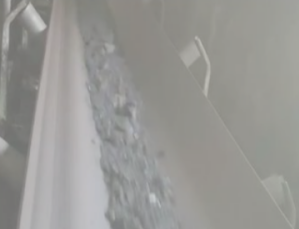
#> input picture scripts/img.png, 299 x 229 px
$ python test.py
#> lines starting #> are read from the running program, lines starting #| are printed output that depends on the picture
#> in deHaze, `Y = np.zeros(m.shape)`: Y: shape (229, 299, 3) float64; every value is 0
import cv2
import numpy as np


def zmMinFilterGray(src, r=7):
    '''最小值滤波，r是滤波器半径'''
#> called with r = 7
    return cv2.erode(src, np.ones((2 * r + 1, 2 * r + 1)))


def guidedfilter(I, p, r, eps):
#> called with r = 81, eps = 0.001
    height, width = I.shape
#> height = 229; width = 299
    m_I = cv2.boxFilter(I, -1, (r, r))
    m_p = cv2.boxFilter(p, -1, (r, r))
    m_Ip = cv2.boxFilter(I * p, -1, (r, r))
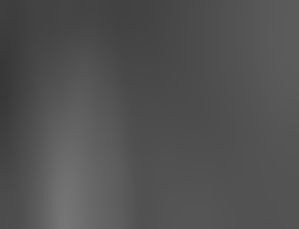
#> m_Ip: shape (229, 299) float64; min 0.219, max 0.46, mean 0.321
    cov_Ip = m_Ip - m_I * m_p

    m_II = cv2.boxFilter(I * I, -1, (r, r))
    var_I = m_II - m_I * m_I
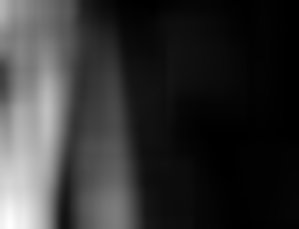
#> var_I: shape (229, 299) float64; min 0.000108, max 0.0143, mean 0.00295; drawn with min black and max white

    a = cov_Ip / (var_I + eps)
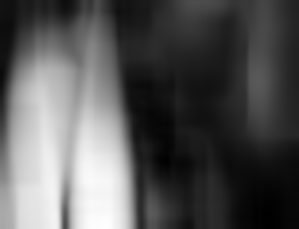
#> a: shape (229, 299) float64; min -0.0179, max 0.787, mean 0.255; drawn with min black and max white
    b = m_p - a * m_I

    m_a = cv2.boxFilter(a, -1, (r, r))
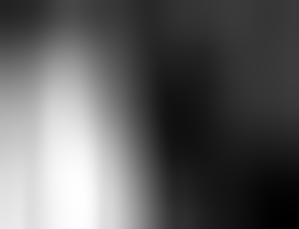
#> m_a: shape (229, 299) float64; min -0.00211, max 0.691, mean 0.255; drawn with min black and max white
    m_b = cv2.boxFilter(b, -1, (r, r))
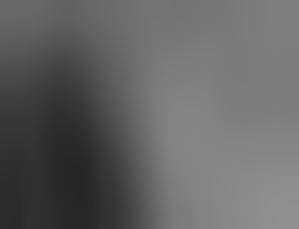
#> m_b: shape (229, 299) float64; min 0.151, max 0.563, mean 0.392
    return m_a * I + m_b
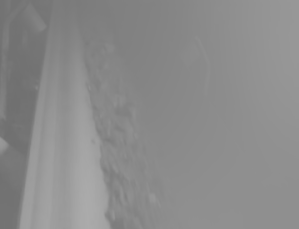
#> returned value: shape (229, 299) float64; min 0.44, max 0.674, mean 0.547


def Defog(m, r, eps, w, maxV1):                 # 输入rgb图像，值范围[0,1]
    '''计算大气遮罩图像V1和光照值A, V1 = 1-t/A'''
    V1 = np.min(m, 2)                           # 得到暗通道图像
    Dark_Channel = zmMinFilterGray(V1, 7)
    cv2.imshow('20190708_Dark',Dark_Channel)    # 查看暗通道
    cv2.waitKey(0)
    cv2.destroyAllWindows()

    V1 = guidedfilter(V1, Dark_Channel, r, eps)  # 使用引导滤波优化
    bins = 2000
    ht = np.histogram(V1, bins)                  # 计算大气光照A
    d = np.cumsum(ht[0]) / float(V1.size)
#> d = 2000 values from 2.92e-05 to 1
    for lmax in range(bins - 1, 0, -1):
        if d[lmax] <= 0.999:
            break
    A = np.mean(m, 2)[V1 >= ht[1][lmax]].max()
#> A = 0.762
    V1 = np.minimum(V1 * w, maxV1)               # 对值范围进行限制
    return V1, A


def deHaze(m, r=81, eps=0.001, w=0.95, maxV1=0.80, bGamma=False):
    Y = np.zeros(m.shape)
    Mask_img, A = Defog(m, r, eps, w, maxV1)             # 得到遮罩图像和大气光照
#> A = 0.762

    for k in range(3):
        Y[:,:,k] = (m[:,:,k] - Mask_img)/(1-Mask_img/A)  # 颜色校正
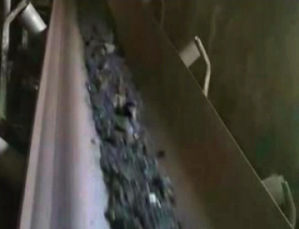
#> Y: shape (229, 299, 3) float64; mean B, G, R 0.22, 0.259, 0.267
    Y = np.clip(Y, 0, 1)
    if bGamma:
        Y = Y ** (np.log(0.5) / np.log(Y.mean()))       # gamma校正,默认不进行该操作
    return Y


if __name__ == '__main__':
    m = deHaze(cv2.imread('img.png') / 255.0) * 255
    cv2.imwrite('example_1.png', m)
